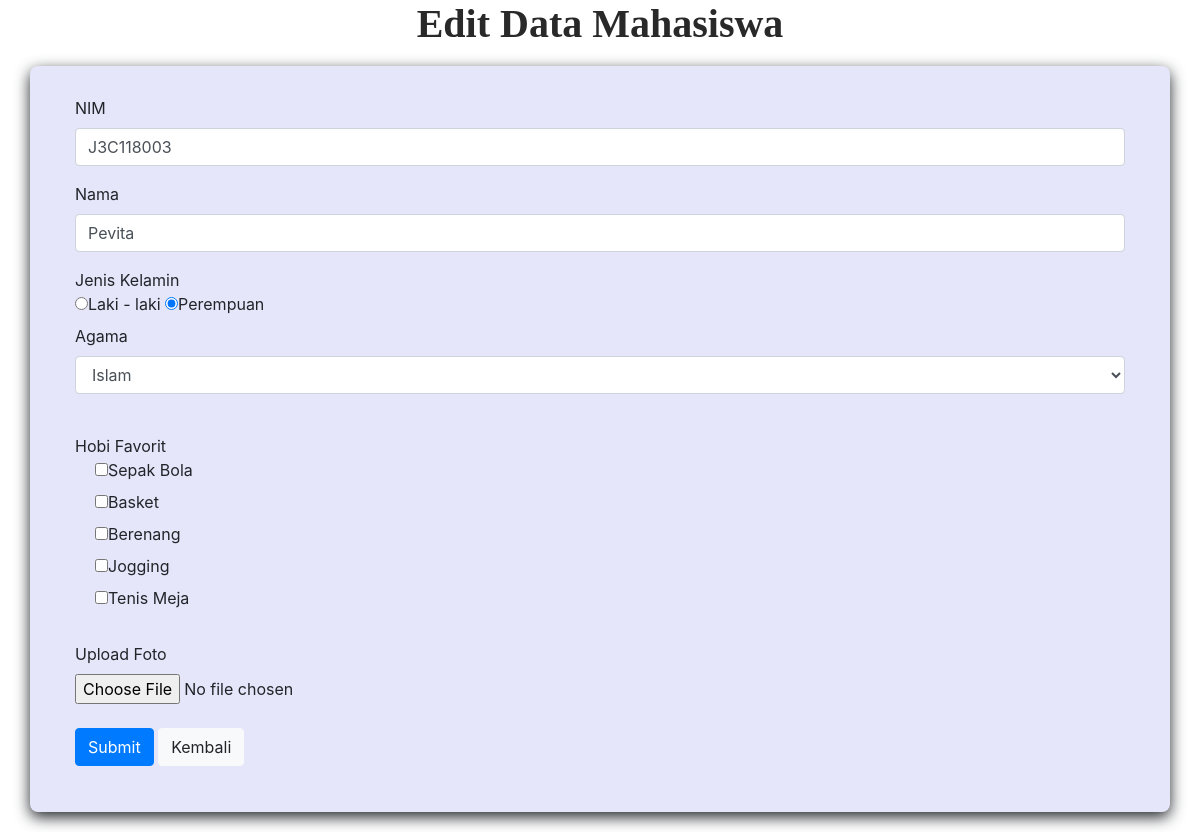
The page /edit.php?id=3 on the database its author committed.
### tables this page shows
CREATE TABLE `mahasiswa` (
  `id` int(2) NOT NULL,
  `nim` varchar(9) NOT NULL,
  `nama` varchar(10) NOT NULL,
  `jk` varchar(15) NOT NULL,
  `agama` varchar(10) NOT NULL,
  `olahraga` varchar(50) NOT NULL,
  `foto` varchar(50) NOT NULL
);

### edit.php (the view, shortened to what this page needs)
<!doctype html>
<html lang="en">
  <head>
    <link href="style.css?v=<?php echo time(); ?>" rel="stylesheet" type="text/css" />
    <link rel="stylesheet" href="https://stackpath.bootstrapcdn.com/bootstrap/4.5.2/css/bootstrap.min.css">
  </head>
  <body>
  <div class="hero">
    <?php
        include "koneksi.php";
        $id = $_GET['id'];
        $query_mysql = mysqli_query($kon,"SELECT * FROM mahasiswa WHERE id='$id'") or die(mysqli_error(''));
        while($row = mysqli_fetch_assoc($query_mysql)){
        $dataor = explode(',',$row['olahraga']);
    ?>
    <div class="container-fluid">
    <h1>Edit Data Mahasiswa</h1>
    <div class="container">
        <div class="container-dalem">
        <form action="aksi_edit.php" method="POST">
    <div class="form-group">
        <label for="exampleFormControlInput1">NIM</label>
        <input type="text" class="form-control" id="exampleFormControlInput1" name="nim"  value="<?php echo $row['nim'] ?>">
    </div>
    <div class="form-group">
        <label for="exampleFormControlInput1">Nama</label>
        <input type="text" class="form-control" id="exampleFormControlInput1" name="nama"  value="<?php echo $row['nama'] ?>">
    </div>
    Jenis Kelamin
    <br>
    <label><input type="radio" name="jk" value="Laki - laki" <?php if($row['jk']=='Laki - laki') echo 'checked'?>>Laki - laki</label>
    <label><input type="radio" name="jk" value="Perempuan" <?php if($row['jk']=='Perempuan') echo 'checked'?>>Perempuan</label>
    <br>
   <div class="form-group">
    <label for="exampleFormControlSelect1">Agama</label>
    <select class="form-control" id="exampleFormControlSelect1" name="agama">
        <option value="Islam" <?php if($row['agama'] == 'Islam') {echo "selected";}?>>Islam</option>
    </select>
    </div>
   <br>
    Hobi Favorit
    <div class="form-check">
         <label><input type="checkbox" name="olahraga[]" value="Sepak Bola"
         <?php if (in_array("Sepak Bola", $dataor)) echo "checked";?>>Sepak Bola</label><br>
         <label><input type="checkbox" name="olahraga[]" value="Basket"
         <?php if (in_array("Bola Basket", $dataor)) echo "checked";?> >Basket</label><br>
         <label><input type="checkbox" name="olahraga[]" value="Berenang"
         <?php if (in_array("Balap Mobil", $dataor)) echo "checked";?>>Berenang</label><br>
         <label><input type="checkbox" name="olahraga[]" value="Jogging"
         <?php if (in_array("Tenis", $dataor)) echo "checked";?>>Jogging</label><br>
         <label><input type="checkbox" name="olahraga[]" value="Tenis Meja"
         <?php if (in_array("Esport", $dataor)) echo "checked";?>>Tenis Meja</label><br>
    </div>
    <br>
    <div class="form-group">
        <label for="exampleFormControlFile1">Upload Foto</label>
        <input type="file" class="form-control-file" id="exampleFormControlFile1" name="foto"  value="
        <?php if($row['foto']) $row['foto']?>">
        <br>
        <button type="submit" name="submit" class="btn btn-primary">Submit</button>
        <a href="index.php" ><button type="button" class="btn btn-light">Kembali</button></a>
    </div>
    </form>
        </div>
    </div>
        <?php } ?>
  </div>
  </body>
</html>

### style.css (style rules this page uses)
* { margin: 0; padding: 0; font-family: -apple-system, BlinkMacSystemFont, 'Segoe UI', Roboto, Oxygen, Ubuntu, Cantarell, 'Open Sans', 'Helvetica Neue', sans-serif; }
.hero h1 { text-align: center; color: rgb(41, 41, 41); padding-bottom: 10px; font-weight: bold; font-family: Georgia, 'Times New Roman', Times, serif; }
.container { margin: 20px auto; margin-top: 0px; background-color: rgb(230,230,250); height: auto; width: 65% ; border-radius: 8px; box-shadow: 0px 5px 15px 0px; position: relative; }
.container-dalem { padding: 30px; align-items: center; }

### rows shown on the page
mahasiswa: nim "J3C118003", nama "Pevita", jk "☐ Laki - laki", jk "☑ Perempuan", agama "Islam"
